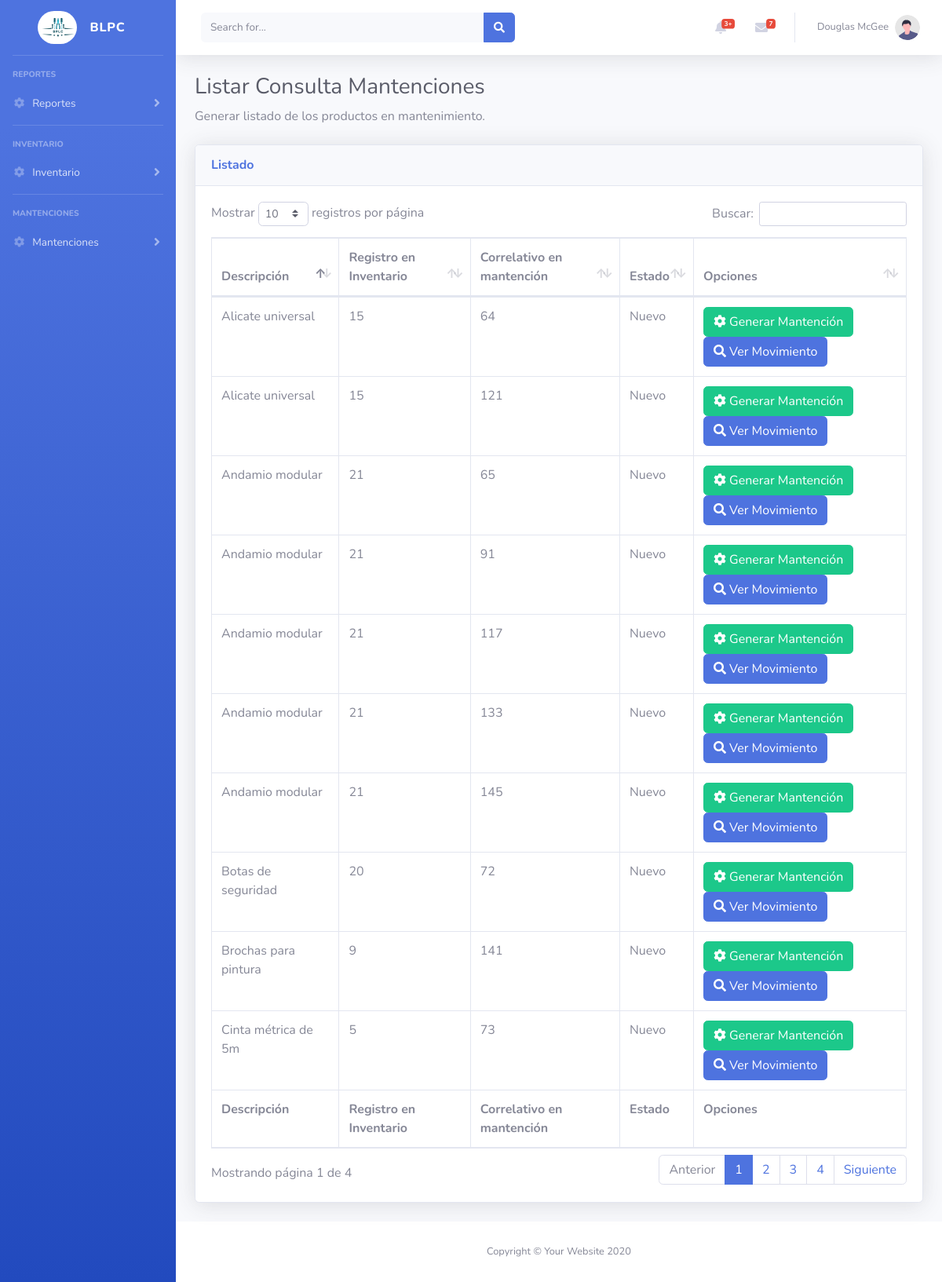
The app's page /repListarmantenciones.php with its own data.
### tables this page shows
CREATE TABLE IF NOT EXISTS `movimientos` (
  `mantencion_corr` int NOT NULL AUTO_INCREMENT,
  `id_inventario` int NOT NULL,
  `fecha_movimiento` date NOT NULL,
  `tipo_movimiento` int NOT NULL,
  PRIMARY KEY (`mantencion_corr`)
);

CREATE TABLE IF NOT EXISTS `inventario` (
  `inventario_corr` int NOT NULL AUTO_INCREMENT,
  `descripcion` varchar(500) NOT NULL,
  `stock_actual` int NOT NULL,
  PRIMARY KEY (`inventario_corr`)
);

### sistema/BLL/mantenciones.php (called while the page is built, shortened)
<?php
function obtenerMantencionesConEstado() {
    require_once __DIR__.'\..\SERVICIOS\mantencionesService.php';
require_once __DIR__.'\..\SERVICIOS\mantencionesService.php';
    $mantencionesService = new MantencionesService($pdo);
    $mantenciones = $mantencionesService->getMantencionesConEstado();
    if ($mantenciones) {
        return json_encode($mantenciones);
    } else {
        return json_encode(array("error" => "No se encontraron resultados."));
    }
}
?>

### sistema/SERVICIOS/mantencionesService.php (called while the page is built, shortened)
<?php
    require_once __DIR__.'\..\conexion.php';
    require_once __DIR__.'\..\DAO\mantencionesDAO.php';
    class MantencionesService implements IMantenciones{
        private $mantencionesDAO;
        public function __construct($pdo) {
            $this->mantencionesDAO = new MantencionesDAO($pdo);
        }
        public function getMantencionesConEstado() {
            return $this->mantencionesDAO->getMantencionesConEstado();
        }
    }
?>

### sistema/DAO/mantencionesDAO.php (called while the page is built, shortened)
<?php
    class MantencionesDAO{
        private $pdo;
        public function __construct($pdo){
            $this->pdo = $pdo;
        }
    public function getMantencionesConEstado(){
        $sql = "SELECT
                    movimientos.mantencion_corr as mantencion_corr,
                    inventario.inventario_corr as id_inventario,
                    inventario.descripcion as nombre_herramienta,
                    movimientos.fecha_movimiento as fecha_movimiento,
                    CASE
                        WHEN movimientos.fecha_movimiento > '2023-01-01' THEN 1
                        ELSE 0
                    END as es_nuevo
                FROM
                    inventario,
                    movimientos,
                    tipo_movimiento
                WHERE
                    movimientos.id_inventario = inventario.inventario_corr AND
                    movimientos.tipo_movimiento = tipo_movimiento.tipo_corr AND
                    tipo_movimiento = 3;";
        $stmt = $this->pdo->prepare($sql);
        $stmt->execute();
        return $stmt->fetchAll(PDO::FETCH_ASSOC);
    }
    }
?>

### repListarmantenciones.php (the view, shortened to what this page needs)
<?php
    require_once 'sistema/BLL/mantenciones.php';
    $listaInventario = obtenerMantencionesConEstado();
?>
<!DOCTYPE html>
<html lang="en">
<head>
    <link href="vendor/fontawesome-free/css/all.min.css" rel="stylesheet" type="text/css">
    <link href="css/sb-admin-2.min.css" rel="stylesheet">
    <link href="vendor/datatables/dataTables.bootstrap4.min.css" rel="stylesheet">
</head>
<body id="page-top">
    <div id="wrapper">
        <?php
            require_once 'menu.php';
        ?>
        <div id="content-wrapper" class="d-flex flex-column">
            <div id="content">
                <nav class="navbar navbar-expand navbar-light bg-white topbar mb-4 static-top shadow">
                    <form
                        class="d-none d-sm-inline-block form-inline mr-auto ml-md-3 my-2 my-md-0 mw-100 navbar-search">
                        <div class="input-group">
                            <input type="text" class="form-control bg-light border-0 small" placeholder="Search for..."
                                aria-label="Search" aria-describedby="basic-addon2">
                            <div class="input-group-append">
                                <button class="btn btn-primary" type="button">
                                    <i class="fas fa-search fa-sm"></i>
                                </button>
                            </div>
                        </div>
                    </form>
                    <ul class="navbar-nav ml-auto">
                        <li class="nav-item dropdown no-arrow mx-1">
                            <a class="nav-link dropdown-toggle" href="#" id="alertsDropdown" role="button"
                                data-toggle="dropdown" aria-haspopup="true" aria-expanded="false">
                                <i class="fas fa-bell fa-fw"></i>
                                <span class="badge badge-danger badge-counter">3+</span>
                            </a>
                        </li>
                        <li class="nav-item dropdown no-arrow mx-1">
                            <a class="nav-link dropdown-toggle" href="#" id="messagesDropdown" role="button"
                                data-toggle="dropdown" aria-haspopup="true" aria-expanded="false">
                                <i class="fas fa-envelope fa-fw"></i>
                                <span class="badge badge-danger badge-counter">7</span>
                            </a>
                        </li>
                        <li class="nav-item dropdown no-arrow">
                            <a class="nav-link dropdown-toggle" href="#" id="userDropdown" role="button"
                                data-toggle="dropdown" aria-haspopup="true" aria-expanded="false">
                                <span class="mr-2 d-none d-lg-inline text-gray-600 small">Douglas McGee</span>
                                <img class="img-profile rounded-circle"
                                    src="img/undraw_profile.svg">
                            </a>
                        </li>
                    </ul>
                </nav>
                <div class="container-fluid">
                    <h1 class="h3 mb-2 text-gray-800">Listar Consulta Mantenciones</h1>
                    <p class="mb-4">Generar listado de los productos en mantenimiento.</p>
                    <div class="card shadow mb-4">
                        <div class="card-header py-3">
                            <div class='row'>
                                <div class='col-md-6'>
                                    <h6 class="m-0 font-weight-bold text-primary">Listado</h6>
                                </div>
                                <div class='col-md-6 text-right'>
                                </div>
                            </div>
                        </div>
                        <div class="card-body">
                            <div class="table-responsive">
                                <table class="table table-bordered" id="dataTable" width="100%" cellspacing="0">
                                    <thead>
                                        <tr>
                                            <th>Descripción</th>
                                            <th>Registro en Inventario</th>
                                            <th>Correlativo en mantención</th>
                                            <th>Estado</th>
                                            <th>Opciones</th>
                                        </tr>
                                    </thead>
                                    <tfoot>
                                        <tr>
                                            <th>Descripción</th>
                                            <th>Registro en Inventario</th>
                                            <th>Correlativo en mantención</th>
                                            <th>Estado</th>
                                            <th>Opciones</th>
                                        </tr>
                                    </tfoot>
                                    <tbody>
                                        <?php
                                            foreach(json_decode($listaInventario) as $datos){
                                                $htmlFilaTabla= "
                                                    <tr>
                                                        <td>".$datos->nombre_herramienta."</td>
                                                        <td>".$datos->id_inventario."</td>
                                                        <td>".$datos->mantencion_corr."</td>
                                                        <td>".($datos->es_nuevo ? 'Nuevo' : 'Antiguo'). "</td>
                                                        <td>
                                                            <button class='btn btn-success'><i class='fa fa-cog'></i> Generar Mantención</button>
                                                            <button class='btn btn-primary'><i class='fa fa-search' ></i> Ver Movimiento</button>
                                                        </td>
                                                    </tr>
                                                ";
                                                echo $htmlFilaTabla;
                                            }
                                        ?>
                                    </tbody>
                                </table>
                            </div>
                        </div>
                    </div>
                </div>
            </div>
            <footer class="sticky-footer bg-white">
                <div class="container my-auto">
                    <div class="copyright text-center my-auto">
                        <span>Copyright &copy; Your Website 2020</span>
                    </div>
                </div>
            </footer>
        </div>
    </div>
</body>
</html>

### records on screen
movimientos: id_inventario.descripcion "Alicate universal", id_inventario.inventario_corr "15", mantencion_corr "64"
movimientos: id_inventario.descripcion "Andamio modular", id_inventario.inventario_corr "21", mantencion_corr "65"
movimientos: id_inventario.descripcion "Botas de seguridad", id_inventario.inventario_corr "20", mantencion_corr "72"
movimientos: id_inventario.descripcion "Cinta métrica de 5m", id_inventario.inventario_corr "5", mantencion_corr "73"
movimientos: id_inventario.descripcion "Andamio modular", id_inventario.inventario_corr "21", mantencion_corr "91"
movimientos: id_inventario.descripcion "Andamio modular", id_inventario.inventario_corr "21", mantencion_corr "117"
movimientos: id_inventario.descripcion "Alicate universal", id_inventario.inventario_corr "15", mantencion_corr "121"
movimientos: id_inventario.descripcion "Andamio modular", id_inventario.inventario_corr "21", mantencion_corr "133"
movimientos: id_inventario.descripcion "Brochas para pintura", id_inventario.inventario_corr "9", mantencion_corr "141"
movimientos: id_inventario.descripcion "Andamio modular", id_inventario.inventario_corr "21", mantencion_corr "145"
